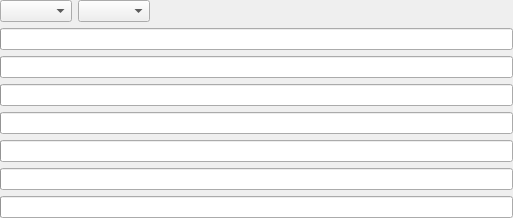
<?xml version="1.0" encoding="UTF-8"?>
<ui version="4.0">
 <class>VignetteForm</class>
 <widget class="QWidget" name="VignetteForm">
  <property name="geometry">
   <rect>
    <x>0</x>
    <y>0</y>
    <width>513</width>
    <height>211</height>
   </rect>
  </property>
  <layout class="QVBoxLayout" name="MainLayout">
   <property name="margin">
    <number>0</number>
   </property>
   <item>
    <layout class="QHBoxLayout" name="horizontalLayout">
     <item>
      <widget class="ptChoice" name="MaskType"/>
     </item>
     <item>
      <widget class="ptChoice" name="Shape"/>
     </item>
     <item>
      <spacer name="horizontalSpacer">
       <property name="orientation">
        <enum>Qt::Horizontal</enum>
       </property>
       <property name="sizeHint" stdset="0">
        <size>
         <width>40</width>
         <height>20</height>
        </size>
       </property>
      </spacer>
     </item>
    </layout>
   </item>
   <item>
    <widget class="ptInput" name="Strength"/>
   </item>
   <item>
    <widget class="ptInput" name="InnerRadius"/>
   </item>
   <item>
    <widget class="ptInput" name="OuterRadius"/>
   </item>
   <item>
    <widget class="ptInput" name="Roundness"/>
   </item>
   <item>
    <widget class="ptInput" name="CenterX"/>
   </item>
   <item>
    <widget class="ptInput" name="CenterY"/>
   </item>
   <item>
    <widget class="ptInput" name="Softness"/>
   </item>
  </layout>
 </widget>
 <customwidgets>
  <customwidget>
   <class>ptInput</class>
   <extends>QProgressBar</extends>
   <header>ptInput.h</header>
  </customwidget>
  <customwidget>
   <class>ptChoice</class>
   <extends>QComboBox</extends>
   <header>ptChoice.h</header>
  </customwidget>
 </customwidgets>
 <resources/>
 <connections/>
</ui>
